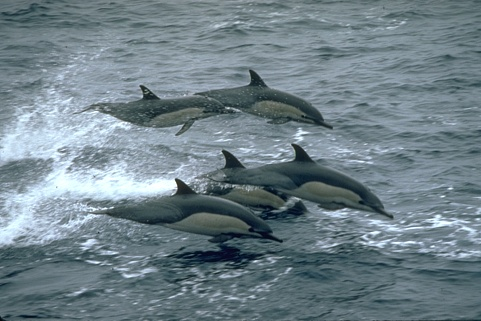
#> input picture tp/tp-3/imagenes/314016.jpg, 481 x 321 px, found by its file name
$ jupyter execute probando_kmeans_hog.ipynb   (older library calls are emulated)
#> lines starting #> are read from the running program, lines starting #| are printed output that depends on the picture
[cell 1]
from __future__ import division
import cv2
import numpy as np
import matplotlib.pyplot as plt
import imutils

def nothing(x):
    pass

# parametros de ajuste
invertir_threshold = True
umbral = 100
kernel_apertura = (3,3)
iter_apertura = 4
kernel_cierre = (3,3)
iter_cierre = 5

# Importar imagen del dataset
ruta_img = 'E:/UTN/PES/TP/Datasets/BSDS/BSDS300/images/train/314016.jpg'
imagen = cv2.imread(ruta_img,1)
#> imagen is the input picture: shape (321, 481, 3); mean B, G, R 137.3, 129.3, 112
# Se transforma la imagen BRG a HSV
imagen = cv2.cvtColor(imagen, cv2.cv.CV_BGR2HSV)
#> imagen: shape (321, 481, 3); mean H, S, V 98.7, 52.4, 137.4


fig = plt.figure(figsize=(18,12))
plt.title("Imagen: {}".format(ruta_img.split('/')[-1]),color="white")
plt.xticks([]),plt.yticks([])
# Se grafica la imagen con MATPLOTLIB
imagen_rgb = cv2.cvtColor(imagen, cv2.COLOR_HSV2RGB)
plt.imshow(imagen_rgb, interpolation = 'bicubic')

plt.show()

[cell 2]
## Probando K-Means (OpenCV)

Z = imagen.reshape((-1,3))

# convert to np.float32
Z = np.float32(Z)

# define criteria, number of clusters(K) and apply kmeans()
criteria = (cv2.TERM_CRITERIA_EPS + cv2.TERM_CRITERIA_MAX_ITER, 10, 1.0)
K = 8

ret,label,center = cv2.kmeans(Z, K, criteria, 10, cv2.KMEANS_RANDOM_CENTERS)
#> ret = 31449559.5; center = [[95.62, 71.04, 90.05], [100.7, 35.4, 242.2], [97.7, 113.1, 60.14], [97.92, 50.54, 122.8], [103.9, 40, 192.5], [100.8, 40.92, 154.5], [104.3, 197.8, 40.64], [80.98, 38.72, 95.22]]

# Now convert back into uint8, and make original image
center = np.uint8(center)
#> center = [[95, 71, 90], [100, 35, 242], [97, 113, 60], [97, 50, 122], [103, 39, 192], [100, 40, 154], [104, 197, 40], [80, 38, 95]]
res = center[label.flatten()]
res2 = res.reshape((imagen.shape))
#> res2: shape (321, 481, 3); mean H, S, V 97.9, 51.8, 136.9

res2_rgb = cv2.cvtColor(res2,cv2.COLOR_HSV2RGB)
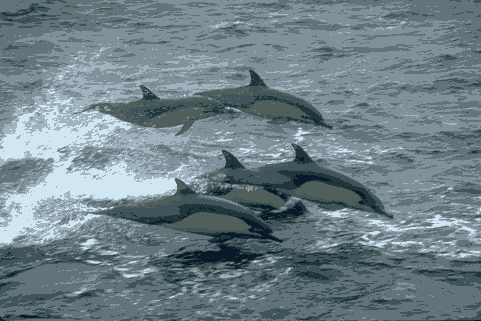
#> res2_rgb: shape (321, 481, 3); mean R, G, B 111.3, 129.2, 136.7
fig = plt.figure(figsize=(18,12))
plt.imshow(res2_rgb)
plt.xticks([]),plt.yticks([])
plt.show()

[cell 3]
## Probando Histograma de gradientes orientados (OpenCV)

res2_bgr = cv2.cvtColor(res2,cv2.COLOR_HSV2BGR)

img = np.copy(res2_bgr)

cell_size = (8, 8)  # h x w in pixels
block_size = (2, 2)  # h x w in cells
nbins = 9  # number of orientation bins

# winSize is the size of the image cropped to an multiple of the cell size
hog = cv2.HOGDescriptor(_winSize=(img.shape[1] // cell_size[1] * cell_size[1],
                                  img.shape[0] // cell_size[0] * cell_size[0]),
                        _blockSize=(block_size[1] * cell_size[1],
                                    block_size[0] * cell_size[0]),
                        _blockStride=(cell_size[1], cell_size[0]),
                        _cellSize=(cell_size[1], cell_size[0]),
                        _nbins=nbins)

n_cells = (img.shape[0] // cell_size[0], img.shape[1] // cell_size[1])
#> n_cells = (40, 60)
hog_feats = hog.compute(img)\
               .reshape(n_cells[1] - block_size[1] + 1,
                        n_cells[0] - block_size[0] + 1,
                        block_size[0], block_size[1], nbins) \
               .transpose((1, 0, 2, 3, 4))  # index blocks by rows first
# hog_feats now contains the gradient amplitudes for each direction,
# for each cell of its group for each group. Indexing is by rows then columns.

gradients = np.zeros((n_cells[0], n_cells[1], nbins))

# count cells (border cells appear less often across overlapping groups)
cell_count = np.full((n_cells[0], n_cells[1], 1), 0, dtype=int)

for off_y in range(block_size[0]):
    for off_x in range(block_size[1]):
        gradients[off_y:n_cells[0] - block_size[0] + off_y + 1,
                  off_x:n_cells[1] - block_size[1] + off_x + 1] += \
            hog_feats[:, :, off_y, off_x, :]
        cell_count[off_y:n_cells[0] - block_size[0] + off_y + 1,
                   off_x:n_cells[1] - block_size[1] + off_x + 1] += 1
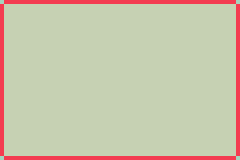
#> cell_count: shape (40, 60, 1) int64 (shown 4 times larger); 3 distinct labels, from 1 to 4; one colour per label, 0 black

# Se promedian los gradientes
gradients /= cell_count

# En el vector gradientes se encuentran los histogramas de gradientes orientados
# dicho vector es una grilla 2D de histogramas

#imagen_rgb = cv2.cvtColor(imagen,cv2.COLOR_HSV2RGB)
#
#plt.imshow(imagen_rgb)
fig = plt.figure(figsize=(18,12))
plt.subplots_adjust(wspace=0.05)
plt.xticks([]),plt.yticks([])
for a in range(0,nbins): # el angulo es 360 / nbins * direccion
    plt.xticks(color="white"),plt.yticks(color="white")
    plt.subplot(3,3,a+1),plt.imshow(gradients[:, :, a])
#plt.colorbar()
plt.show()
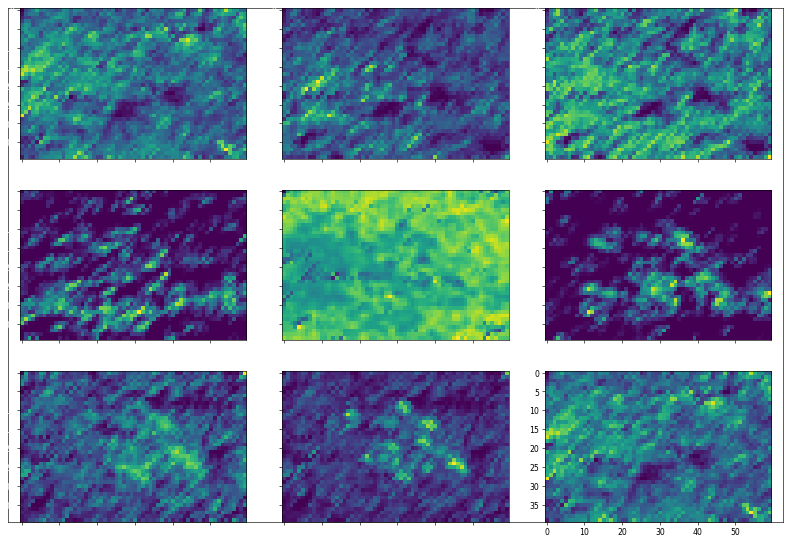
#> figure drawn by matplotlib, 9 panels

$ run again, with tp/tp-3/imagenes/12003.jpg copied over tp/tp-3/imagenes/314016.jpg
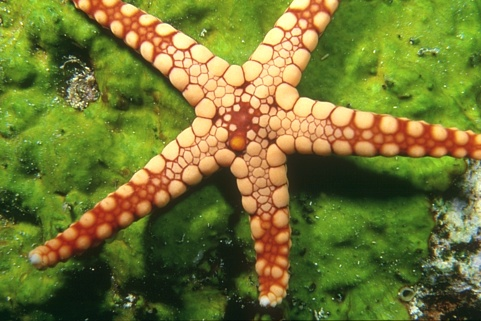
#> input picture tp/tp-3/imagenes/12003.jpg, 481 x 321 px, found by its file name
#> imagen is the input picture: shape (321, 481, 3); mean B, G, R 50.3, 118.7, 114.1
#> imagen: shape (321, 481, 3); mean H, S, V 35.8, 160.5, 134.3
#> `ret,label,center = cv2.kmeans(Z, K, criteria, 10, cv2.KMEANS_RANDOM_CE..`: ret = 100427411.9; center = [[48.96, 148.7, 46.03], [22.06, 95.36, 251.3], [42.83, 73.11, 146.4], [46.18, 102.9, 42.48], [16.49, 141.5, 224.4], [40.71, 177.1, 91.03], [28.36, 191.2, 176.8], [38.33, 188, 135.7]]
#> `center = np.uint8(center)`: center = [[48, 148, 46], [22, 95, 251], [42, 73, 146], [46, 102, 42], [16, 141, 224], [40, 177, 91], [28, 191, 176], [38, 188, 135]]
#> res2: shape (321, 481, 3); mean H, S, V 35.3, 160.2, 133.8
#> `res2_rgb = cv2.cvtColor(res2,cv2.COLOR_HSV2RGB)`:
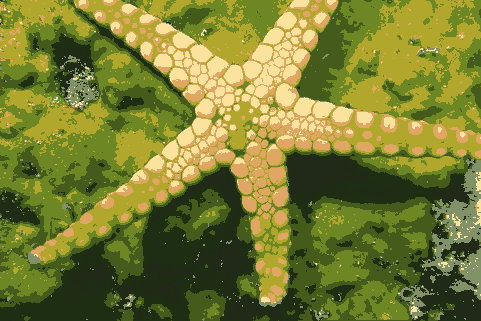
#> res2_rgb: shape (321, 481, 3); mean R, G, B 120.4, 125.3, 49.6

$ run again, with tp/tp-3/imagenes/12074.jpg copied over tp/tp-3/imagenes/314016.jpg
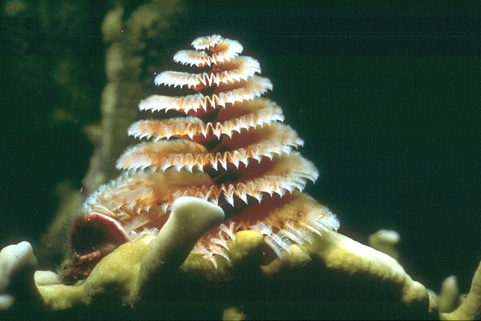
#> input picture tp/tp-3/imagenes/12074.jpg, 481 x 321 px, found by its file name
#> imagen is the input picture: shape (321, 481, 3); mean B, G, R 59.3, 80.3, 65.2
#> imagen: shape (321, 481, 3); mean H, S, V 60, 135.3, 84.7
#> `ret,label,center = cv2.kmeans(Z, K, criteria, 10, cv2.KMEANS_RANDOM_CE..`: ret = 79060550.3; center = [[21.7, 128.1, 117.6], [75.84, 144.2, 46.17], [25.08, 63.43, 208.7], [46.27, 88.56, 69.2], [21.81, 128.4, 182.6], [45.26, 58.62, 136.4], [78.87, 180, 43.14], [58.97, 22.42, 233.6]]
#> `center = np.uint8(center)`: center = [[21, 128, 117], [75, 144, 46], [25, 63, 208], [46, 88, 69], [21, 128, 182], [45, 58, 136], [78, 179, 43], [58, 22, 233]]
#> res2: shape (321, 481, 3); mean H, S, V 59.3, 134.7, 84.4
#> `res2_rgb = cv2.cvtColor(res2,cv2.COLOR_HSV2RGB)`:
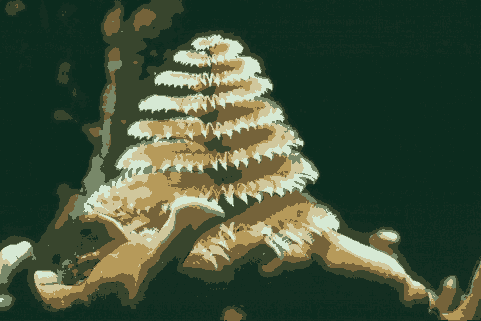
#> res2_rgb: shape (321, 481, 3); mean R, G, B 64.3, 80.6, 57.7

$ run again, with tp/tp-3/imagenes/15088.jpg copied over tp/tp-3/imagenes/314016.jpg
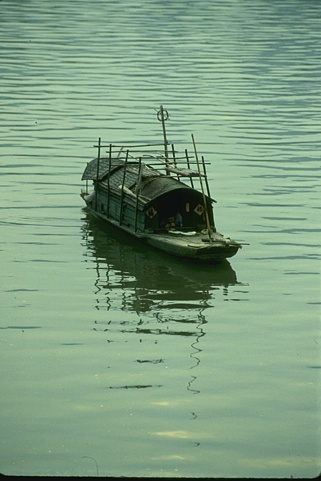
#> input picture tp/tp-3/imagenes/15088.jpg, 321 x 481 px, found by its file name
#> imagen is the input picture: shape (481, 321, 3); mean B, G, R 130, 157.9, 126.7
#> imagen: shape (481, 321, 3); mean H, S, V 62.9, 59.1, 158
#> `ret,label,center = cv2.kmeans(Z, K, criteria, 10, cv2.KMEANS_RANDOM_CE..`: ret = 23471844.7; center = [[54.84, 122.6, 51.43], [61.3, 48.52, 179.9], [70.24, 62.56, 139.2], [54.27, 180.6, 31.22], [61.38, 74.35, 96.36], [61.2, 45.33, 196.1], [69.7, 62.91, 20.28], [65.35, 52.71, 160.9]]
#> `center = np.uint8(center)`: center = [[54, 122, 51], [61, 48, 179], [70, 62, 139], [54, 180, 31], [61, 74, 96], [61, 45, 196], [69, 62, 20], [65, 52, 160]]
#> res2: shape (481, 321, 3); mean H, S, V 62.6, 58.5, 157.4
#> after the loop `for off_y in range(block_size[0]):`:
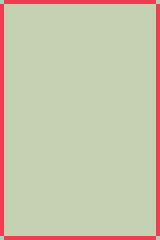
#> cell_count: shape (60, 40, 1) int64 (shown 4 times larger); 3 distinct labels, from 1 to 4; one colour per label, 0 black
